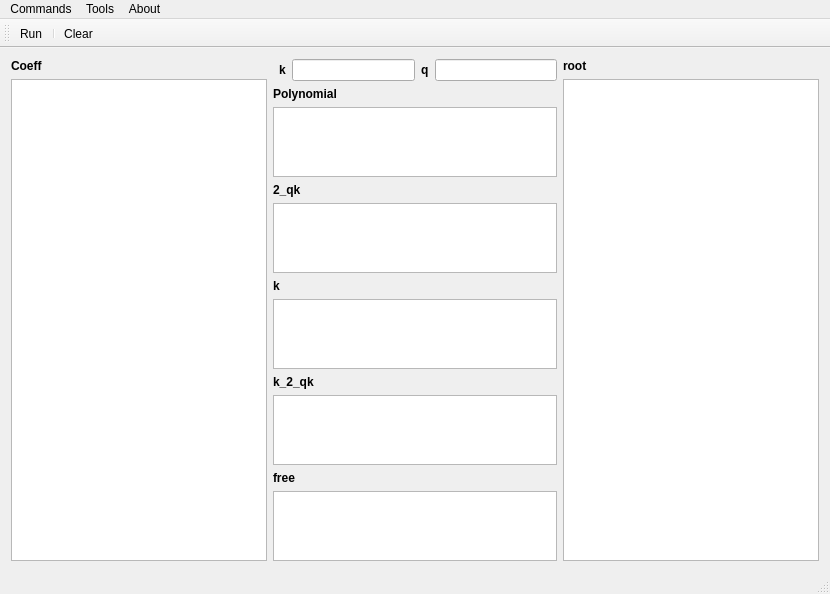
<?xml version="1.0" encoding="UTF-8"?>
<ui version="4.0">
 <class>MainWindow</class>
 <widget class="QMainWindow" name="MainWindow">
  <property name="geometry">
   <rect>
    <x>0</x>
    <y>0</y>
    <width>830</width>
    <height>592</height>
   </rect>
  </property>
  <property name="windowTitle">
   <string>MainWindow</string>
  </property>
  <widget class="QWidget" name="centralWidget">
   <layout class="QGridLayout" name="gridLayout">
    <item row="3" column="1" colspan="3">
     <layout class="QVBoxLayout" name="vLayout_k">
      <item>
       <widget class="QLabel" name="label_k">
        <property name="text">
         <string>&lt;html&gt;&lt;head/&gt;&lt;body&gt;&lt;p&gt;&lt;span style=&quot; font-weight:600;&quot;&gt;k&lt;/span&gt;&lt;/p&gt;&lt;/body&gt;&lt;/html&gt;</string>
        </property>
       </widget>
      </item>
      <item>
       <widget class="QTableView" name="tableView_k"/>
      </item>
     </layout>
    </item>
    <item row="1" column="1" colspan="3">
     <layout class="QVBoxLayout" name="vLayout_polynomial">
      <item>
       <widget class="QLabel" name="label_polynomial">
        <property name="text">
         <string>&lt;html&gt;&lt;head/&gt;&lt;body&gt;&lt;p&gt;&lt;span style=&quot; font-weight:600;&quot;&gt;Polynomial&lt;/span&gt;&lt;/p&gt;&lt;/body&gt;&lt;/html&gt;</string>
        </property>
       </widget>
      </item>
      <item>
       <widget class="QTableView" name="tableView_polynomial"/>
      </item>
     </layout>
    </item>
    <item row="0" column="4" rowspan="6">
     <layout class="QVBoxLayout" name="vLayout_root">
      <item>
       <widget class="QLabel" name="label_root">
        <property name="text">
         <string>&lt;html&gt;&lt;head/&gt;&lt;body&gt;&lt;p&gt;&lt;span style=&quot; font-weight:600;&quot;&gt;root&lt;/span&gt;&lt;/p&gt;&lt;/body&gt;&lt;/html&gt;</string>
        </property>
       </widget>
      </item>
      <item>
       <widget class="QTableView" name="tableView_root"/>
      </item>
     </layout>
    </item>
    <item row="0" column="3">
     <layout class="QHBoxLayout" name="hLayout_q">
      <item>
       <widget class="QLabel" name="label_q1">
        <property name="text">
         <string>&lt;html&gt;&lt;head/&gt;&lt;body&gt;&lt;p&gt;&lt;span style=&quot; font-weight:600;&quot;&gt;q&lt;/span&gt;&lt;/p&gt;&lt;/body&gt;&lt;/html&gt;</string>
        </property>
       </widget>
      </item>
      <item>
       <widget class="QLineEdit" name="lineEdit_q"/>
      </item>
     </layout>
    </item>
    <item row="4" column="1" colspan="3">
     <layout class="QVBoxLayout" name="vLayout_k_2_qk">
      <item>
       <widget class="QLabel" name="label_k_2_qk">
        <property name="text">
         <string>&lt;html&gt;&lt;head/&gt;&lt;body&gt;&lt;p&gt;&lt;span style=&quot; font-weight:600;&quot;&gt;k_2_qk&lt;/span&gt;&lt;/p&gt;&lt;/body&gt;&lt;/html&gt;</string>
        </property>
       </widget>
      </item>
      <item>
       <widget class="QTableView" name="tableView_k_2_qk"/>
      </item>
     </layout>
    </item>
    <item row="5" column="1" colspan="3">
     <layout class="QVBoxLayout" name="vLayout_free">
      <item>
       <widget class="QLabel" name="label_free">
        <property name="text">
         <string>&lt;html&gt;&lt;head/&gt;&lt;body&gt;&lt;p&gt;&lt;span style=&quot; font-weight:600;&quot;&gt;free&lt;/span&gt;&lt;/p&gt;&lt;/body&gt;&lt;/html&gt;</string>
        </property>
       </widget>
      </item>
      <item>
       <widget class="QTableView" name="tableView_free"/>
      </item>
     </layout>
    </item>
    <item row="0" column="0" rowspan="6">
     <layout class="QVBoxLayout" name="vLayout_coeff">
      <item>
       <widget class="QLabel" name="label_coeff">
        <property name="text">
         <string>&lt;html&gt;&lt;head/&gt;&lt;body&gt;&lt;p&gt;&lt;span style=&quot; font-weight:600;&quot;&gt;Coeff&lt;/span&gt;&lt;/p&gt;&lt;/body&gt;&lt;/html&gt;</string>
        </property>
       </widget>
      </item>
      <item>
       <widget class="QTableView" name="tableView_coeff"/>
      </item>
     </layout>
    </item>
    <item row="2" column="1" colspan="3">
     <layout class="QVBoxLayout" name="vLayout_2_qk">
      <item>
       <widget class="QLabel" name="label_2_qk">
        <property name="text">
         <string>&lt;html&gt;&lt;head/&gt;&lt;body&gt;&lt;p&gt;&lt;span style=&quot; font-weight:600;&quot;&gt;2_qk&lt;/span&gt;&lt;/p&gt;&lt;/body&gt;&lt;/html&gt;</string>
        </property>
       </widget>
      </item>
      <item>
       <widget class="QTableView" name="tableView_2_qk"/>
      </item>
     </layout>
    </item>
    <item row="0" column="2">
     <layout class="QHBoxLayout" name="hLayout_k">
      <item>
       <widget class="QLabel" name="label_k1">
        <property name="text">
         <string>&lt;html&gt;&lt;head/&gt;&lt;body&gt;&lt;p&gt;&lt;span style=&quot; font-weight:600;&quot;&gt;k&lt;/span&gt;&lt;/p&gt;&lt;/body&gt;&lt;/html&gt;</string>
        </property>
       </widget>
      </item>
      <item>
       <widget class="QLineEdit" name="lineEdit_k"/>
      </item>
     </layout>
    </item>
   </layout>
  </widget>
  <widget class="QMenuBar" name="menuBar">
   <property name="geometry">
    <rect>
     <x>0</x>
     <y>0</y>
     <width>830</width>
     <height>21</height>
    </rect>
   </property>
   <widget class="QMenu" name="menuCommands">
    <property name="title">
     <string>Commands</string>
    </property>
    <addaction name="actionLoad_a_and_b"/>
    <addaction name="actionSave_model"/>
    <addaction name="separator"/>
    <addaction name="actionTsypkin_Locus"/>
    <addaction name="actionRobust_Popov_Locus"/>
    <addaction name="separator"/>
    <addaction name="actionRoot_Locus"/>
    <addaction name="actionClassic_Root_Locus"/>
    <addaction name="separator"/>
   </widget>
   <widget class="QMenu" name="menuAbout">
    <property name="title">
     <string>About</string>
    </property>
    <addaction name="separator"/>
    <addaction name="actionHelp"/>
    <addaction name="actionAbout_Program"/>
   </widget>
   <widget class="QMenu" name="menuTools">
    <property name="title">
     <string>Tools</string>
    </property>
    <addaction name="actionEdit_Model"/>
   </widget>
   <addaction name="menuCommands"/>
   <addaction name="menuTools"/>
   <addaction name="menuAbout"/>
  </widget>
  <widget class="QToolBar" name="mainToolBar">
   <attribute name="toolBarArea">
    <enum>TopToolBarArea</enum>
   </attribute>
   <attribute name="toolBarBreak">
    <bool>false</bool>
   </attribute>
   <addaction name="actionGet_Polynomial"/>
   <addaction name="separator"/>
   <addaction name="actionClear"/>
  </widget>
  <widget class="QStatusBar" name="statusBar"/>
  <action name="actionLoad_a_and_b">
   <property name="text">
    <string>Load model</string>
   </property>
  </action>
  <action name="actionRoot_Locus">
   <property name="text">
    <string>Tsypkin Root Locus</string>
   </property>
  </action>
  <action name="actionTsypkin_Locus">
   <property name="text">
    <string>Popov Locus</string>
   </property>
  </action>
  <action name="actionClassic_Root_Locus">
   <property name="text">
    <string>Classic Root Locus</string>
   </property>
  </action>
  <action name="actionHelp">
   <property name="text">
    <string>Help</string>
   </property>
  </action>
  <action name="actionAbout_Program">
   <property name="text">
    <string>About Program</string>
   </property>
  </action>
  <action name="actionGet_Polynomial">
   <property name="text">
    <string>Run</string>
   </property>
   <property name="toolTip">
    <string>Get characteristic polynomial</string>
   </property>
  </action>
  <action name="actionSave_model">
   <property name="text">
    <string>Save model</string>
   </property>
  </action>
  <action name="actionEdit_Model">
   <property name="text">
    <string>Edit Model</string>
   </property>
  </action>
  <action name="actionClear">
   <property name="text">
    <string>Clear</string>
   </property>
   <property name="toolTip">
    <string>Clear a and b</string>
   </property>
  </action>
  <action name="actionRobust_Popov_Locus">
   <property name="text">
    <string>Robust Popov Locus</string>
   </property>
  </action>
 </widget>
 <layoutdefault spacing="6" margin="11"/>
 <resources/>
 <connections/>
</ui>
